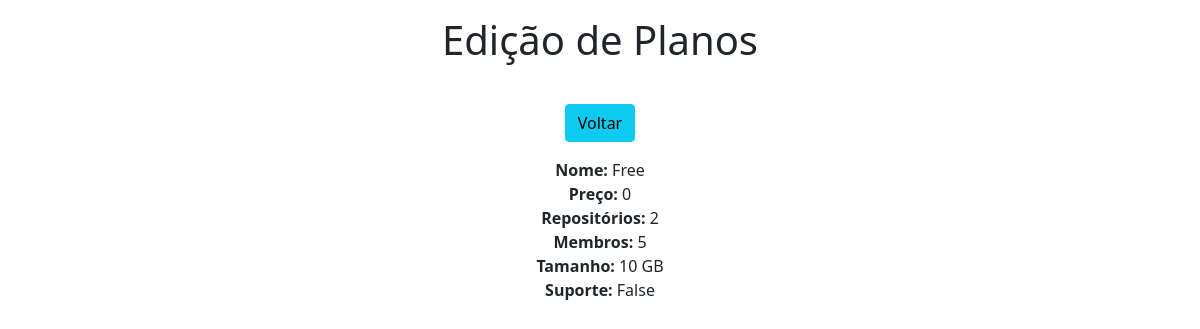
/view/8/, run on the app's committed database.
### app/models.py (models this page shows)
class Planos(models.Model):
    nome = models.CharField(max_length=30)
    preco = models.IntegerField()
    repositorios = models.IntegerField()
    membros = models.IntegerField()
    tamanho = models.CharField(max_length=30)
    suporte = models.BooleanField(default=False)

### app/views.py (the view)
# urls.py: path('view/<int:pk>/', view, name='view'),
def view(request, pk):
    data = {}
    data['db'] = Planos.objects.get(pk=pk)
    return render(request, 'view.html', data)

### app/templates/view.html (shortened to what this page needs)
<!DOCTYPE html>
<html lang="en">
<head>
    <link href="https://cdn.jsdelivr.net/npm/bootstrap@5.1.3/dist/css/bootstrap.min.css" rel="stylesheet">
</head>
<body>
    <div class="col-8 m-auto pt-3 pb-2 text-center">
         <h1>Edição de Planos</h1>
    </div>
    <div class="col-8 m-auto pt-4 pb-2 text-center">
         <a href="/table/" class="btn btn-info">Voltar</a>
    </div>
    <div class="col-8 m-auto pt-2 pb-2 text-center">
        <strong>Nome: </strong>{{db.nome}}<br>
        <strong>Preço: </strong>{{db.preco}}<br>
        <strong>Repositórios: </strong>{{db.repositorios}}<br>
        <strong>Membros: </strong>{{db.membros}}<br>
        <strong>Tamanho: </strong>{{db.tamanho}}<br>
        <strong>Suporte: </strong>{{db.suporte}}<br>
    </div>
</body>
</html>

### data on the page
Planos: nome "Free", preco "0", repositorios "2", membros "5", tamanho "10 GB", suporte "False"
